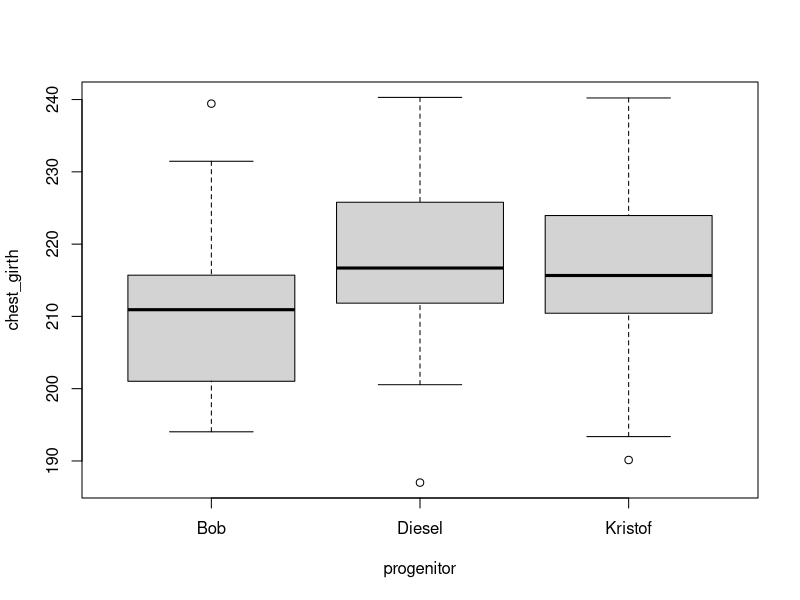
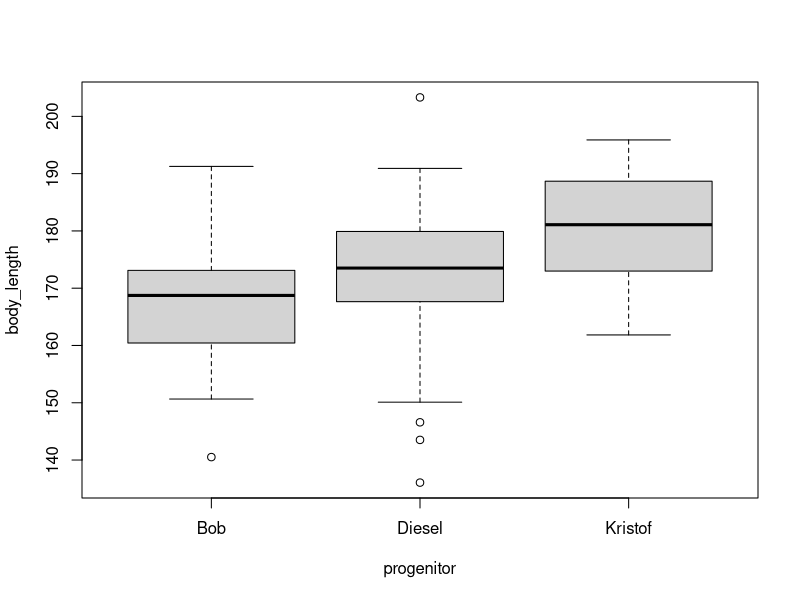
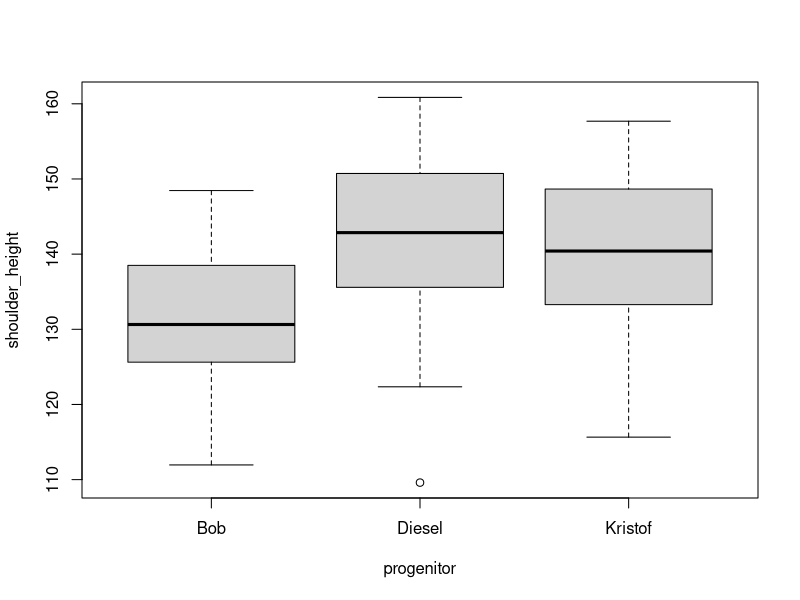
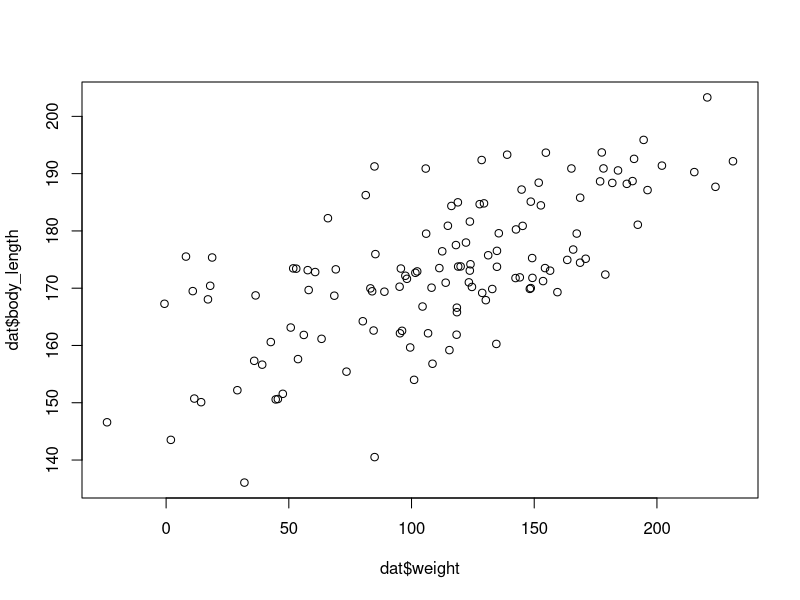
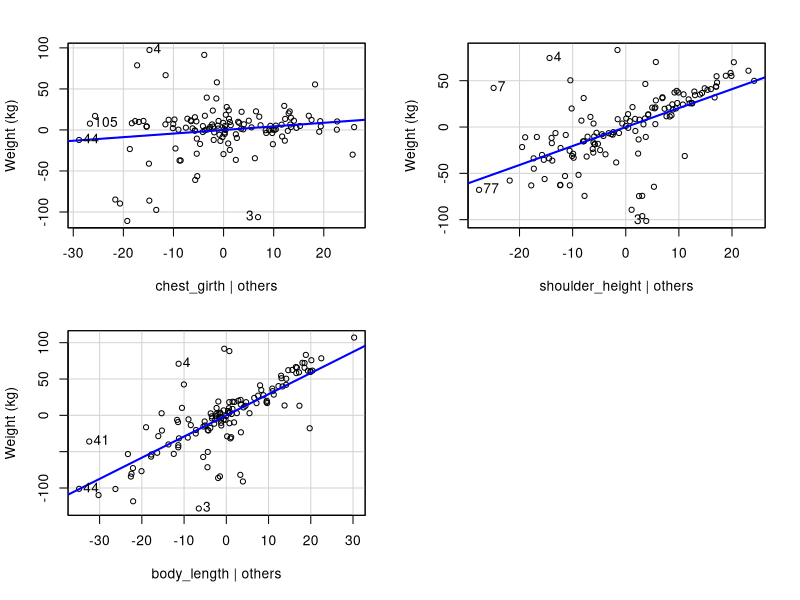

Write R code to recreate these figures, in order.


n = 43
progenitor = rep(c("Bob", "Diesel", "Kristof"), each = n)
set.seed(1515)
chest_girth = c(rnorm(n, mean = 210.72, sd = 10.5),
                rnorm(n, mean = 215.72, sd = 10.5),
                rnorm(n, mean = 217.72, sd = 10.5))
boxplot(chest_girth ~ progenitor)
set.seed(1516)
body_length = c(rnorm(n, mean = 166.14, sd = 10.5),
                rnorm(n, mean = 170.13, sd = 17.09),
                rnorm(n, mean = 180.5, sd = 10.5))
boxplot(body_length ~ progenitor)

set.seed(1517)
shoulder_height = c(rnorm(n, mean = 133.14, sd = 10.5),
                    rnorm(n, mean = 142.79, sd = 11.01),
                    rnorm(n, mean = 140.5, sd = 10.5))

boxplot(shoulder_height ~ progenitor)

weight = -888.64 +  0.1 * chest_girth + 3.5 * body_length + 2.7 * shoulder_height

set.seed(1759)
s = c(sample(1:n), (n+1):(n*3))
      
weight = weight[s]

dat = data.frame(progenitor,
                 body_length, 
                 shoulder_height,
                 chest_girth,
                 weight)

dat[2:5] = lapply(dat[2:5], function(x) round(x, 2))

head(dat)

#write.csv(dat, "data/bull-data.csv", row.names = FALSE)

mod = lm(weight ~ progenitor, data = dat)
summary(mod)
anova(mod)

plot(dat$weight, dat$body_length)

mod2 = lm(weight ~ body_length, data = dat)
summary(mod2)

mod3 = lm(weight ~ shoulder_height, data = dat)
summary(mod3)

mod4 = lm(weight ~ chest_girth, data = dat)
summary(mod4)

mod5 = lm(weight ~ + chest_girth + shoulder_height + body_length, data = dat)
summary(mod5)

# now we put the equation in the plot 
car::avPlots(mod5, 
        ylab = "Weight (kg)",
        main = "")

